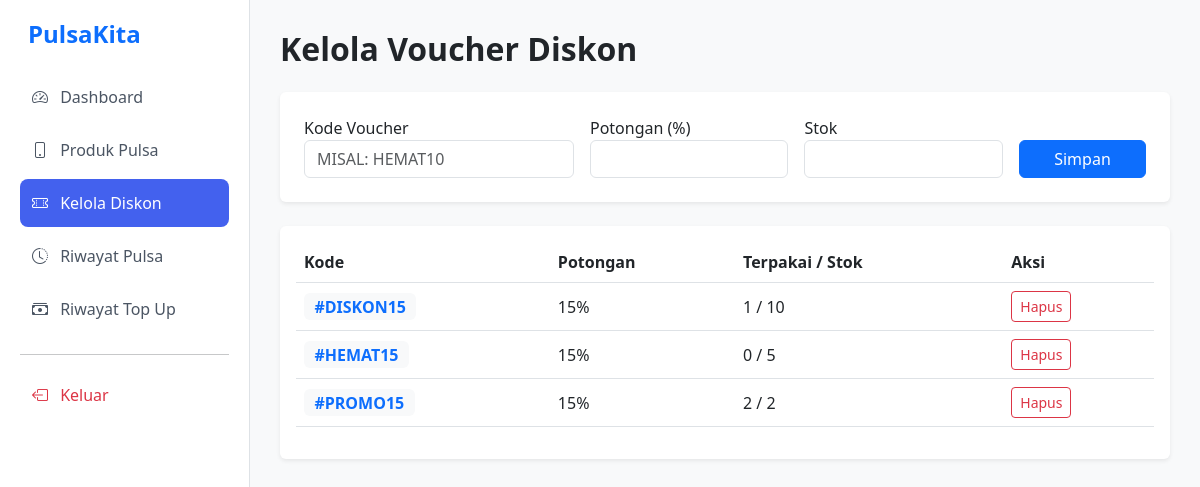
Screenshot of /atur_diskon.php (signed in) with the database file from the repository.
### tables this page shows
CREATE TABLE `diskon` (
  `id` int NOT NULL,
  `kode_voucher` varchar(20) NOT NULL,
  `potongan_persen` int NOT NULL,
  `status` enum('aktif','nonaktif') DEFAULT 'aktif',
  `tanggal_dibuat` timestamp NULL DEFAULT CURRENT_TIMESTAMP,
  `stok` int DEFAULT '0',
  `kuota_terpakai` int DEFAULT '0'
);

### atur_diskon.php (the view, shortened to what this page needs)
<?php
include 'config.php';
$diskon = mysqli_query($conn, "SELECT * FROM diskon ORDER BY tanggal_dibuat DESC");
?>
<!DOCTYPE html>
<html lang="id">
<head>
    <link href="https://cdn.jsdelivr.net/npm/bootstrap@5.3.0/dist/css/bootstrap.min.css" rel="stylesheet">
    <link rel="stylesheet" href="https://cdn.jsdelivr.net/npm/bootstrap-icons@1.11.0/font/bootstrap-icons.css">
</head>
<body>
<div class="sidebar">
    <h4 class="fw-bold text-primary mb-4 px-2">PulsaKita</h4>
    <div class="nav flex-column">
        <a class="nav-link" href="dashboard_admin.php"><i class="bi bi-speedometer2 me-2"></i> Dashboard</a>
        <a class="nav-link" href="atur_pulsa.php"><i class="bi bi-phone me-2"></i> Produk Pulsa</a>
        <a class="nav-link active" href="atur_diskon.php"><i class="bi bi-ticket-perforated me-2"></i> Kelola Diskon</a>
        <a class="nav-link" href="riwayat_transaksi.php"><i class="bi bi-clock-history me-2"></i> Riwayat Pulsa</a>
        <a class="nav-link" href="riwayat_topup_admin.php"><i class="bi bi-cash-stack me-2"></i> Riwayat Top Up</a>
        <hr>
        <a class="nav-link text-danger" href="logout.php"><i class="bi bi-box-arrow-left me-2"></i> Keluar</a>
    </div>
</div>
<div class="main-content">
    <h2 class="fw-bold mb-4">Kelola Voucher Diskon</h2>
    <div class="card border-0 shadow-sm p-4 mb-4">
        <form action="" method="POST" class="row g-3">
            <div class="col-md-4"><label>Kode Voucher</label><input type="text" name="kode_voucher" class="form-control" placeholder="MISAL: HEMAT10" required></div>
            <div class="col-md-3"><label>Potongan (%)</label><input type="number" name="potongan" class="form-control" required></div>
            <div class="col-md-3"><label>Stok</label><input type="number" name="stok" class="form-control" required></div>
            <div class="col-md-2 d-flex align-items-end"><button type="submit" name="tambah" class="btn btn-primary w-100">Simpan</button></div>
        </form>
    </div>
    <div class="card border-0 shadow-sm p-3">
        <table class="table table-hover align-middle">
            <thead><tr><th>Kode</th><th>Potongan</th><th>Terpakai / Stok</th><th>Aksi</th></tr></thead>
            <tbody>
                <?php while($d = mysqli_fetch_assoc($diskon)): ?>
                <tr>
                    <td><span class="badge bg-light text-primary fs-6">#<?= $d['kode_voucher'] ?></span></td>
                    <td><?= $d['potongan_persen'] ?>%</td>
                    <td><?= $d['kuota_terpakai'] ?> / <?= $d['stok'] ?></td>
                    <td><a href="?hapus=<?= $d['id'] ?>" class="btn btn-sm btn-outline-danger">Hapus</a></td>
                </tr>
                <?php endwhile; ?>
            </tbody>
        </table>
    </div>
</div>
</body>
</html>

### atur_diskon.php (style rules this page uses)
body { background-color: #f8f9fa; font-family: 'Segoe UI', sans-serif; margin: 0; }
.sidebar { width: 250px; height: 100vh; position: fixed; background: #fff; border-right: 1px solid #dee2e6; padding: 20px; }
.main-content { margin-left: 250px; padding: 30px; }
.nav-link { color: #4b5563; font-weight: 500; padding: 12px; border-radius: 8px; margin-bottom: 5px; text-decoration: none; display: block; }
.nav-link.active { background-color: #4361ee; color: white !important; }

### rows the page displays
diskon: kode_voucher "DISKON15", potongan_persen "15", kuota_terpakai "1", stok "10"
diskon: kode_voucher "HEMAT15", potongan_persen "15", kuota_terpakai "0", stok "5"
diskon: kode_voucher "PROMO15", potongan_persen "15", kuota_terpakai "2", stok "2"
